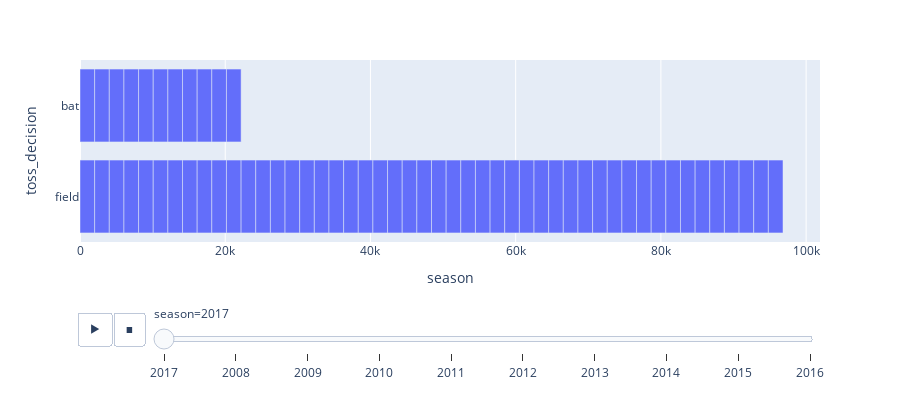

The notebook cell this image was saved under:
### Markdown cell above
### TOSS DECISIONS ACROSS SEASIONS

### Code cell
plt.figure(figsize=(15,6))
sns.countplot(x="season",hue="toss_decision",data=match_data,)
plt.title("TOSS DECISIONS ACROSS SEASIONS")
import plotly.express as px
#df = px.data.tips()
fig = px.bar(match_data, x="season", y="toss_decision",animation_frame="season",
            height=400)
fig.show()

### Figure 1 — Plotly figure (JSON) as saved in the notebook; plotly's stock layout.template omitted (floating-point values rounded to 4 significant figures)
{"data": [{"alignmentgroup": "True", "hovertemplate": "season=%{x}<br>toss_decision=%{y}<extra></extra>", "legendgroup": "", "marker": {"color": "#636efa"}, "name": "", "offsetgroup": "", "orientation": "h", "showlegend": false, "textposition": "auto", "type": "bar", "x": [2017, 2017, 2017, 2017, 2017, 2017, 2017, 2017, 2017, 2017, 2017, 2017, 2017, 2017, 2017, 2017, 2017, 2017, 2017, 2017, 2017, 2017, 2017, 2017, 2017, 2017, 2017, 2017, 2017, 2017, 2017, 2017, 2017, 2017, 2017, 2017, 2017, 2017, 2017, 2017, 2017, 2017, 2017, 2017, 2017, 2017, 2017, 2017, 2017, 2017, 2017, 2017, 2017, 2017, 2017, 2017, 2017, 2017, 2017], "xaxis": "x", "y": ["field", "field", "field", "field", "bat", "field", "field", "bat", "field", "field", "field", "field", "field", "field", "bat", "field", "field", "bat", "field", "field", "bat", "field", "field", "field", "field", "field", "field", "field", "field", "field", "field", "field", "field", "bat", "field", "field", "bat", "field", "field", "field", "field", "field", "field", "field", "field", "field", "bat", "field", "field", "field", "bat", "field", "field", "field", "bat", "field", "field", "field", "bat"], "yaxis": "y"}], "layout": {"barmode": "relative", "height": 400, "legend": {"tracegroupgap": 0}, "margin": {"t": 60}, "sliders": [{"active": 0, "currentvalue": {"prefix": "season="}, "len": 0.9, "pad": {"b": 10, "t": 60}, "steps": [{"args": [["2017"], {"frame": {"duration": 0, "redraw": true}, "fromcurrent": true, "mode": "immediate", "transition": {"duration": 0, "easing": "linear"}}], "label": "2017", "method": "animate"}, {"args": [["2008"], {"frame": {"duration": 0, "redraw": true}, "fromcurrent": true, "mode": "immediate", "transition": {"duration": 0, "easing": "linear"}}], "label": "2008", "method": "animate"}, {"args": [["2009"], {"frame": {"duration": 0, "redraw": true}, "fromcurrent": true, "mode": "immediate", "transition": {"duration": 0, "easing": "linear"}}], "label": "2009", "method": "animate"}, {"args": [["2010"], {"frame": {"duration": 0, "redraw": true}, "fromcurrent": true, "mode": "immediate", "transition": {"duration": 0, "easing": "linear"}}], "label": "2010", "method": "animate"}, {"args": [["2011"], {"frame": {"duration": 0, "redraw": true}, "fromcurrent": true, "mode": "immediate", "transition": {"duration": 0, "easing": "linear"}}], "label": "2011", "method": "animate"}, {"args": [["2012"], {"frame": {"duration": 0, "redraw": true}, "fromcurrent": true, "mode": "immediate", "transition": {"duration": 0, "easing": "linear"}}], "label": "2012", "method": "animate"}, {"args": [["2013"], {"frame": {"duration": 0, "redraw": true}, "fromcurrent": true, "mode": "immediate", "transition": {"duration": 0, "easing": "linear"}}], "label": "2013", "method": "animate"}, {"args": [["2014"], {"frame": {"duration": 0, "redraw": true}, "fromcurrent": true, "mode": "immediate", "transition": {"duration": 0, "easing": "linear"}}], "label": "2014", "method": "animate"}, {"args": [["2015"], {"frame": {"duration": 0, "redraw": true}, "fromcurrent": true, "mode": "immediate", "transition": {"duration": 0, "easing": "linear"}}], "label": "2015", "method": "animate"}, {"args": [["2016"], {"frame": {"duration": 0, "redraw": true}, "fromcurrent": true, "mode": "immediate", "transition": {"duration": 0, "easing": "linear"}}], "label": "2016", "method": "animate"}], "x": 0.1, "xanchor": "left", "y": 0, "yanchor": "top"}], "updatemenus": [{"buttons": [{"args": [null, {"frame": {"duration": 500, "redraw": true}, "fromcurrent": true, "mode": "immediate", "transition": {"duration": 500, "easing": "linear"}}], "label": "&#9654;", "method": "animate"}, {"args": [[null], {"frame": {"duration": 0, "redraw": true}, "fromcurrent": true, "mode": "immediate", "transition": {"duration": 0, "easing": "linear"}}], "label": "&#9724;", "method": "animate"}], "direction": "left", "pad": {"r": 10, "t": 70}, "showactive": false, "type": "buttons", "x": 0.1, "xanchor": "right", "y": 0, "yanchor": "top"}], "xaxis": {"anchor": "y", "categoryarray": [2017, 2008, 2009, 2010, 2011, 2012, 2013, 2014, 2015, 2016], "categoryorder": "array", "domain": [0, 1], "title": {"text": "season"}}, "yaxis": {"anchor": "x", "domain": [0, 1], "title": {"text": "toss_decision"}}}}
